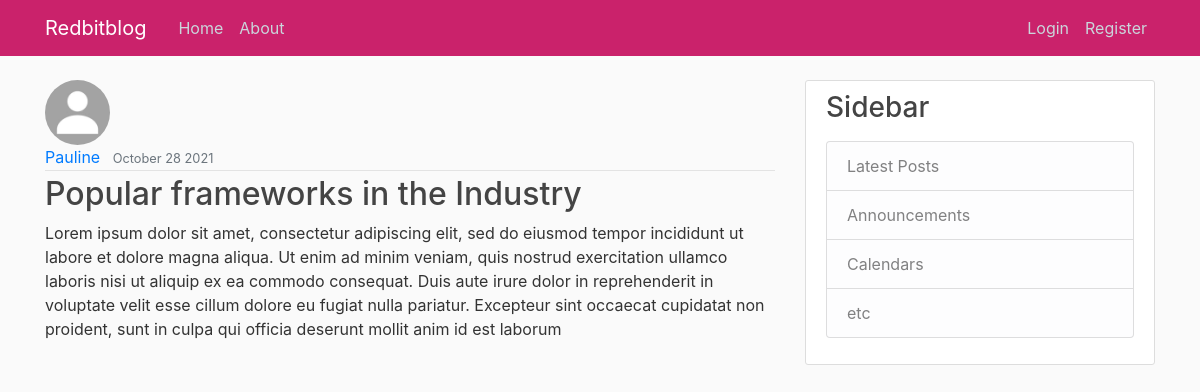
/post/16/, run on the app's committed database.
### blog/models.py (models this page shows, shortened)
class Post(models.Model):
    title = models.CharField(max_length=100)
    content = models.TextField()
    date = models.DateTimeField(default=timezone.now)
    author = models.ForeignKey(
        User, on_delete=models.CASCADE)

### users/models.py (models this page shows, shortened)
class Profile(models.Model):
    user = models.OneToOneField(User, on_delete=models.CASCADE)
    image = models.ImageField(default='default.jpg', upload_to='profile_pics')

### blog/views.py (the view)
# urls.py: path('post/<int:pk>/', blog_views.PostDetailView.as_view(), name='post-detail'),
class PostDetailView(DetailView):
    model = Post

### blog/templates/blog/post_detail.html (shortened to what this page needs)
{%extends 'blog/base.html'%}
{%block content%}
<article class="media-content-section">
    <img class="rounded-circle article-img" src="{{object.author.profile.image.url}}">
    <div class="media-body">
        <div class="article-metadata">
            <a class="mr-2" href="#">{{object.author}}</a>
            <small class="text-muted">{{object.date|date:'F d Y'}}</small>
        </div>
        <h2 class="article-title"> {{object.title}} </h2>
        <p class="article-content">{{object.content}}</p>
    </div>
</article>
{%endblock content%}

### blog/static/blog/main.css (style rules this page uses)
body { background: #fafafa; color: #333333; margin-top: 5rem; }
h1, h2, h3, h4, h5, h6 { color: #444444; }
.article-title { color: #444444; }
.article-content { white-space: pre-line; }
.article-img { height: 65px; width: 65px; margin-right: 16px; }
.article-metadata { padding-bottom: 1px; margin-bottom: 4px; border-bottom: 1px solid #e3e3e3; }

### data on the page
Post: author.profile.image (placeholder picture), author "Pauline", date "October 28 2021", title "Popular frameworks in the Industry", content "Lorem ipsum dolor sit amet, consectetur adipiscing elit, sed do eiusmod tempor incididunt ut labore et dolore magna aliqua. Ut enim ad minim veniam, quis nostrud exercitation ullamco laboris nisi ut aliquip ex ea commodo consequat. Duis aute irure dolor in reprehenderit in voluptate velit esse cillum dolore eu fugiat nulla pariatur. Excepteur sint occaecat cupidatat non proident, sunt in culpa qui officia deserunt mollit anim id est laborum"
